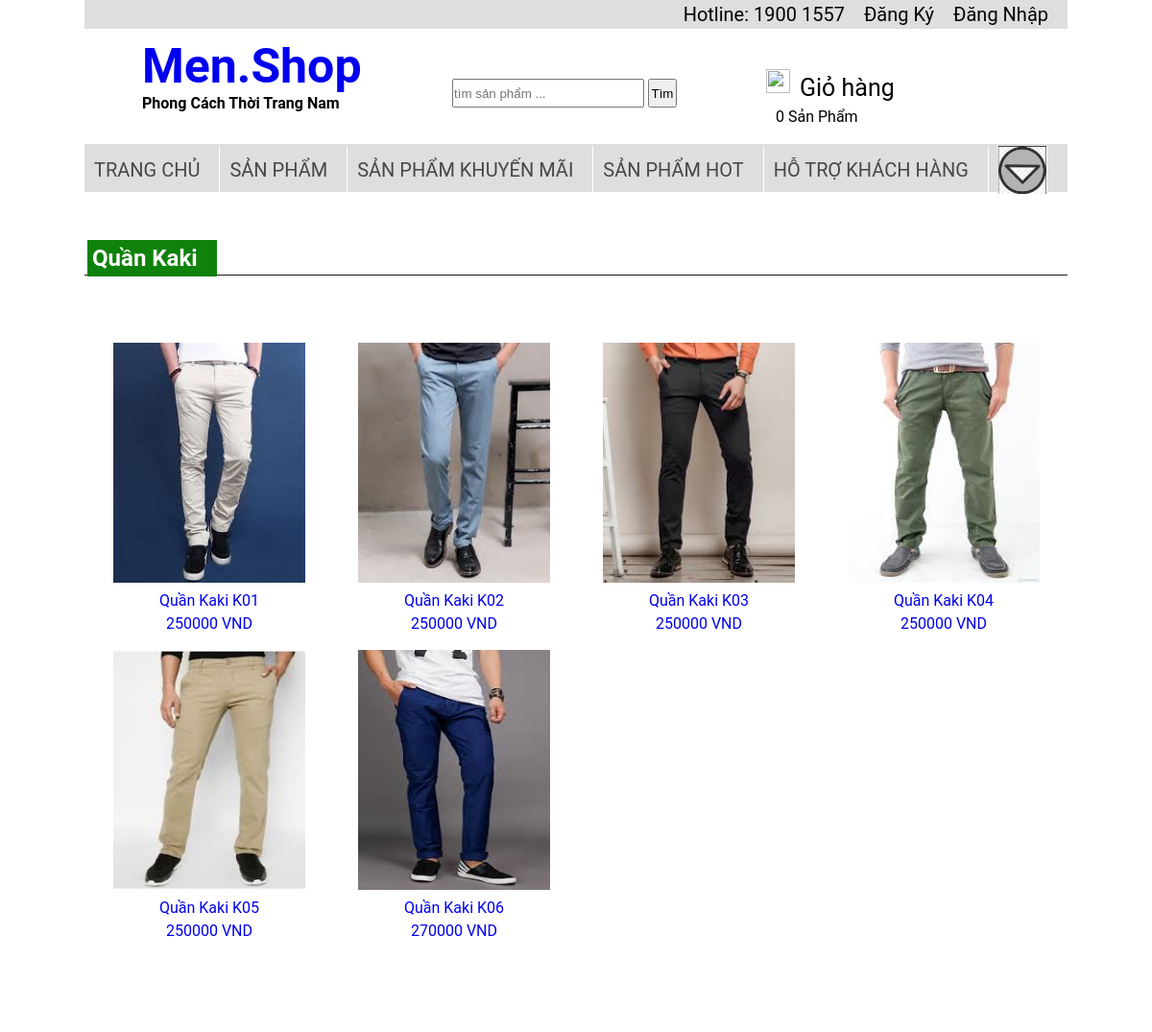
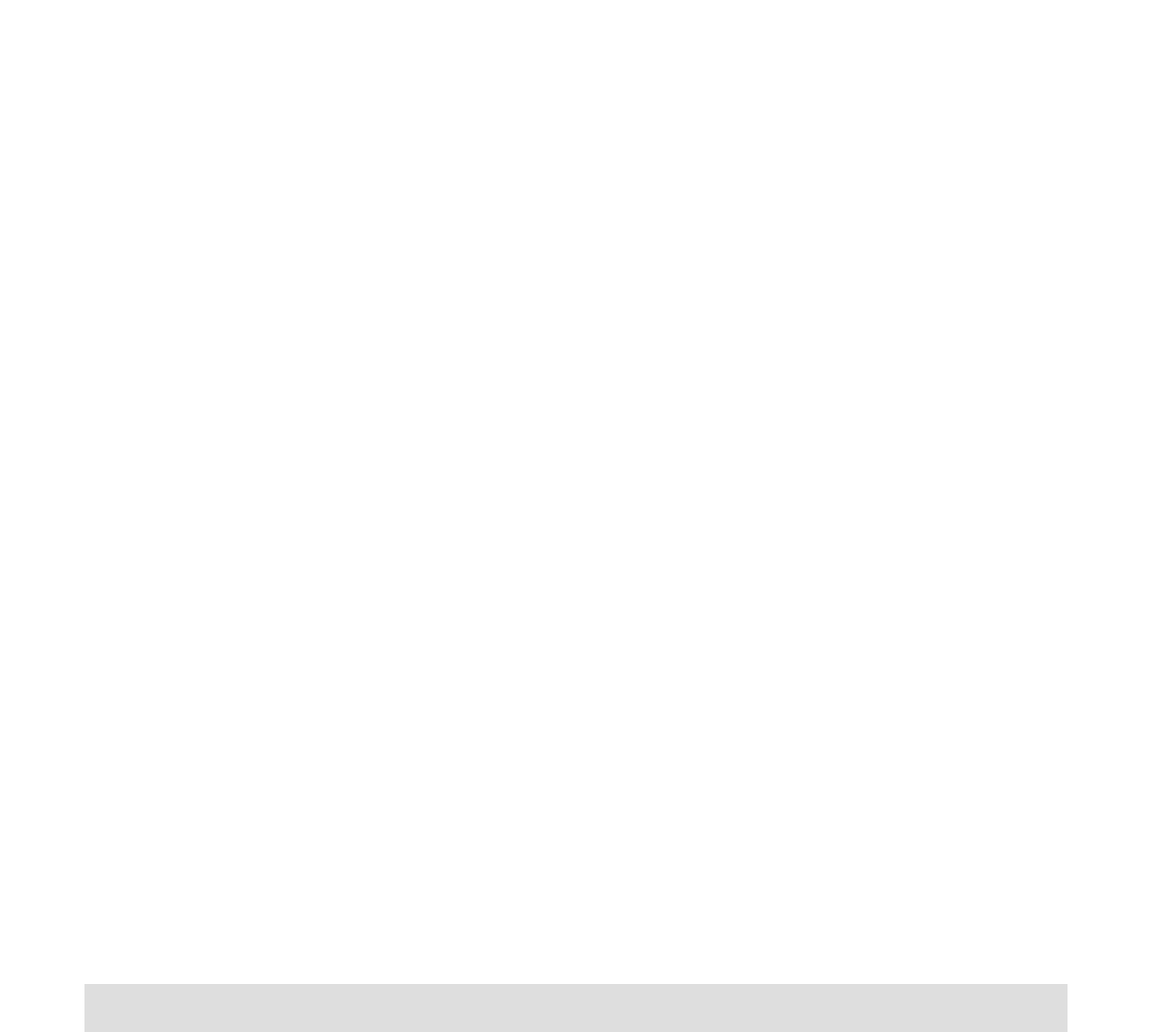
The page /menshop/qkk.php on the database its author committed (2 pictures, top to bottom).
### tables this page shows
CREATE TABLE `sanpham` (
  `masp` varchar(20) NOT NULL,
  `manhom` varchar(20) NOT NULL,
  `tensp` varchar(50) NOT NULL,
  `anhsp` varchar(50) NOT NULL,
  `gia` int(11) NOT NULL
);

### menshop/qkk.php (the view, shortened to what this page needs)
<html>
	<head>
	   	<link rel="stylesheet" type="text/css" href="css/style.css" title="style">
	</head>
	<body>
		<div class="container">
            <?php
            include('includes/top.php');
            include('includes/header.php');
            include('includes/menu.php');
            ?>
            <div class="content">
                <?php
                    include('includes/mysqli_connect.php');
                    $jquery = mysqli_query($dbc,"select * from sanpham where manhom = 'QK'");
                ?>
                         <div class="quankaki">
                        <h2 class="quankk"><a href="shirt.html">Quần Kaki</a></h2>
                            <ul>
                                <?php while($row = mysqli_fetch_array($jquery)){?>
                                <li><a href="ctsp.php?masp=<?php echo $row["masp"] ?>">
                                    <img src="<?php echo $row["anhsp"] ?>" width="200" height="250" />
                                    <p><?php echo $row["tensp"] ?></p>
                                    <p><?php echo $row["gia"] ?> VND</p>
                                </a>
                                </li>
                                <?php }
                                 ?>
                            </ul>
                        </div>
                </div>
              <?php
             include('includes/footer.php');
    		?>
     </div>
	</body>
</html>

### menshop/css/style.css (style rules this page uses)
body { font-family: "Roboto","segoe ui",Helvetica,Arial,sans-serif; }
* { margin: 0; padding: 0 }
.container { width: 1024px; height: auto; margin: auto; }
.content { width: 1024px;height:1800px; }
.quankaki { display: inline-block; width: 100%; float: left; margin-bottom: 10px; }
.quankaki h2 { margin-top: 50px; padding: 3px; border-bottom: 1px solid #1c1c1c; }
.quankaki h2 a { background: #0f820c; padding: 5px; padding-right:20px; color: white; text-decoration: none; }
.quankaki ul { width: 100%; list-style: none; }
.quankaki ul li { width: 250px; height: 250px; margin-top: 10px; text-align: center; float: left; margin-left: 5px;padding-top: 60px; }
.quankaki ul li a { text-decoration: none; }
.quankaki ul li a p { margin-top: 5px; }

### rows shown on the page
sanpham: shows a picture, tensp "Quần Kaki K01", gia "250000"
sanpham: shows a picture, tensp "Quần Kaki K02", gia "250000"
sanpham: shows a picture, tensp "Quần Kaki K03", gia "250000"
sanpham: shows a picture, tensp "Quần Kaki K04", gia "250000"
sanpham: shows a picture, tensp "Quần Kaki K05", gia "250000"
sanpham: shows a picture, tensp "Quần Kaki K06", gia "270000"
